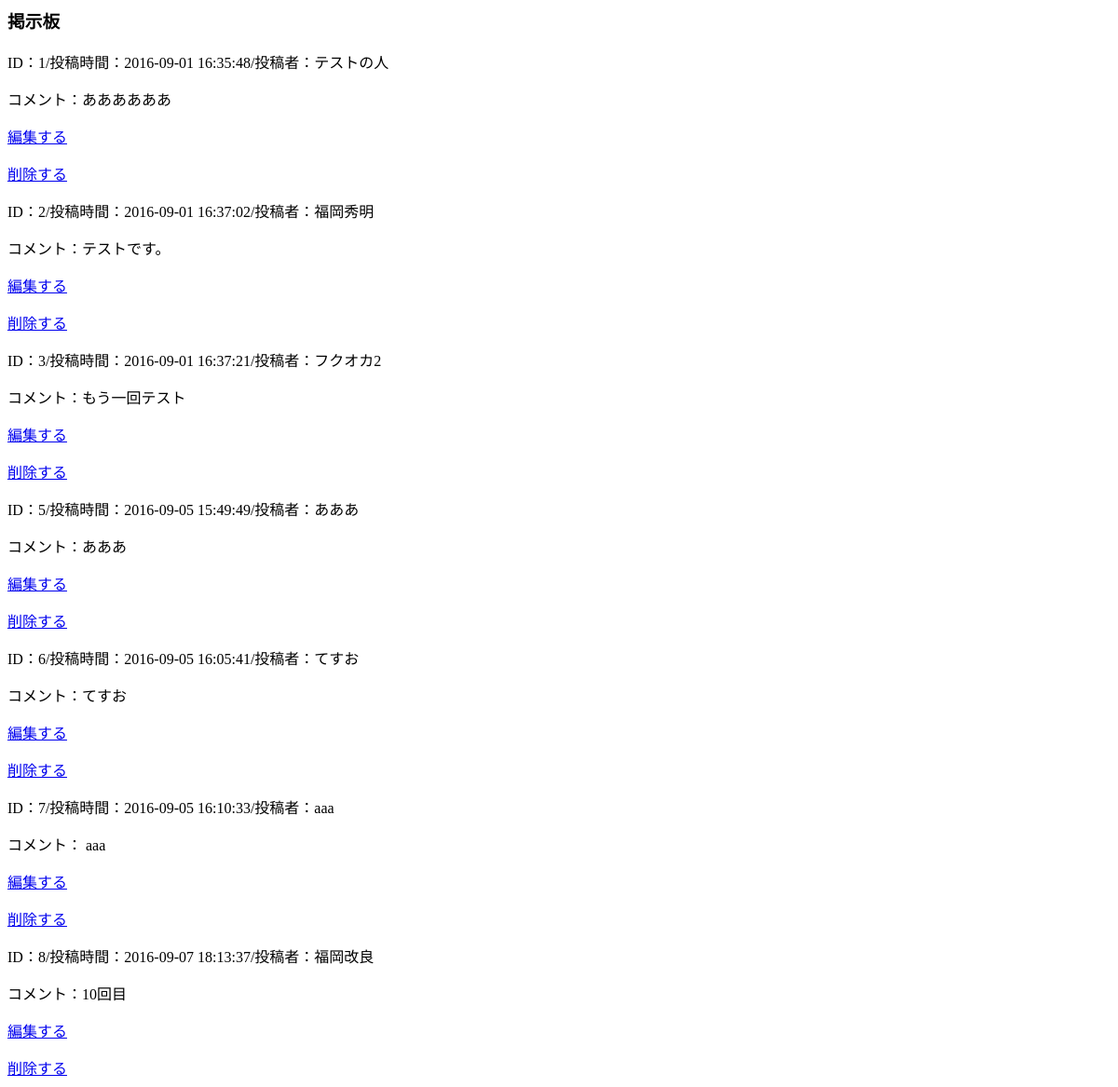
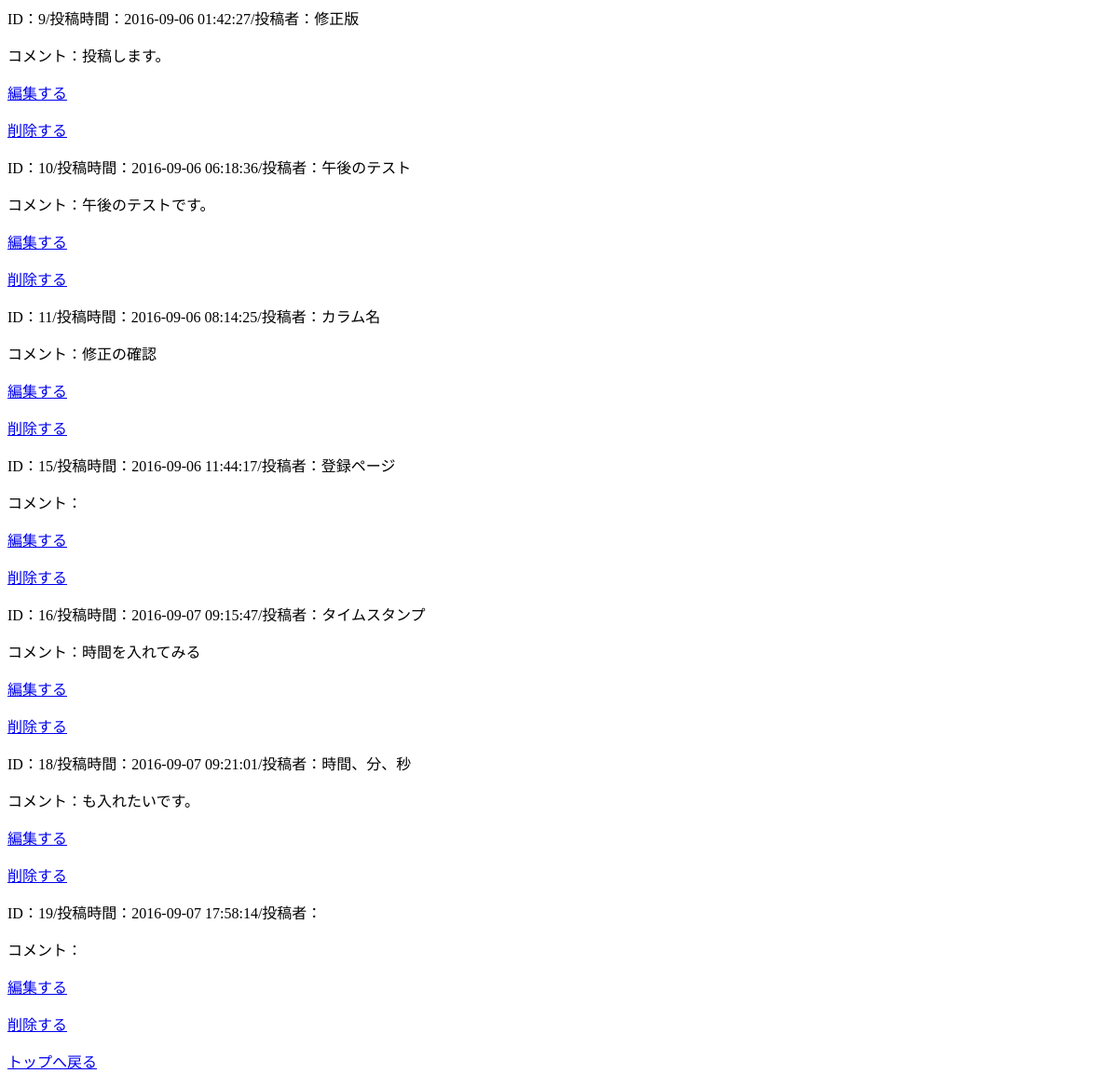
Screenshot of /issue11-2/result.php with the database file from the repository (2 pictures, top to bottom).
### tables this page shows
CREATE TABLE `topics` (
  `id` int(11) NOT NULL,
  `name` varchar(20) NOT NULL,
  `comment` varchar(30) NOT NULL,
  `updated_at` timestamp NOT NULL DEFAULT CURRENT_TIMESTAMP ON UPDATE CURRENT_TIMESTAMP,
  `created_at` timestamp NOT NULL DEFAULT '0000-00-00 00:00:00'
);

### issue11-2/result.php (the view, shortened to what this page needs)
<?php
    try {
    $pdo = new PDO('mysql:host=localhost;dbname=bbs;charset=utf8','fukuoka2','pass888',
     array(PDO::ATTR_EMULATE_PREPARES => false));
     } catch (PDOException $e) {
      exit('データベース接続失敗。'.$e->getMessage());
     }
    $sql = 'SELECT id, name, comment, updated_at FROM topics WHERE 1';
    $stmt = $pdo->prepare($sql);
    $stmt ->execute();
?>
<html>
<head>
<link rel="stylesheet" type="text/css" href="style.css">
</head>
<body>
<h3>掲示板</h3>
<?php while($rec = $stmt->fetch(PDO::FETCH_ASSOC)):?>
    <p>ID：<?php echo $rec['id'];?>/投稿時間：<?php echo $rec['updated_at'];?>/投稿者：<?php echo $rec['name'];?></p>
    <p>コメント：<?php echo $rec['comment'];?></p>
    <?php $array = array('id'=>$rec['id'], 'name'=>$rec['name']);?>
    <p><?php echo '<a href="edit.php?' . http_build_query( $array ) . '">編集する</a>';?></p>
    <p><?php echo '<a href="delete.php?' . http_build_query( $array ) . '">削除する</a>';?></p>
<?php endwhile; ?>
    <p><a href="index.html">トップへ戻る</a></p>
</body>
</html>

### rows the page displays
topics: id "1", updated_at "2016-09-01 16:35:48", name "テストの人", comment "ああああああ"
topics: id "2", updated_at "2016-09-01 16:37:02", name "福岡秀明", comment "テストです。"
topics: id "3", updated_at "2016-09-01 16:37:21", name "フクオカ2", comment "もう一回テスト"
topics: id "5", updated_at "2016-09-05 15:49:49", name "あああ", comment "あああ"
topics: id "6", updated_at "2016-09-05 16:05:41", name "てすお", comment "てすお"
topics: id "7", updated_at "2016-09-05 16:10:33", name "aaa", comment "aaa"
topics: id "8", updated_at "2016-09-07 18:13:37", name "福岡改良", comment "10回目"
topics: id "9", updated_at "2016-09-06 01:42:27", name "修正版", comment "投稿します。"
topics: id "10", updated_at "2016-09-06 06:18:36", name "午後のテスト", comment "午後のテストです。"
topics: id "11", updated_at "2016-09-06 08:14:25", name "カラム名", comment "修正の確認"
topics: id "15", updated_at "2016-09-06 11:44:17", name "登録ページ"
topics: id "16", updated_at "2016-09-07 09:15:47", name "タイムスタンプ", comment "時間を入れてみる"
topics: id "18", updated_at "2016-09-07 09:21:01", name "時間、分、秒", comment "も入れたいです。"
topics: id "19", updated_at "2016-09-07 17:58:14"
